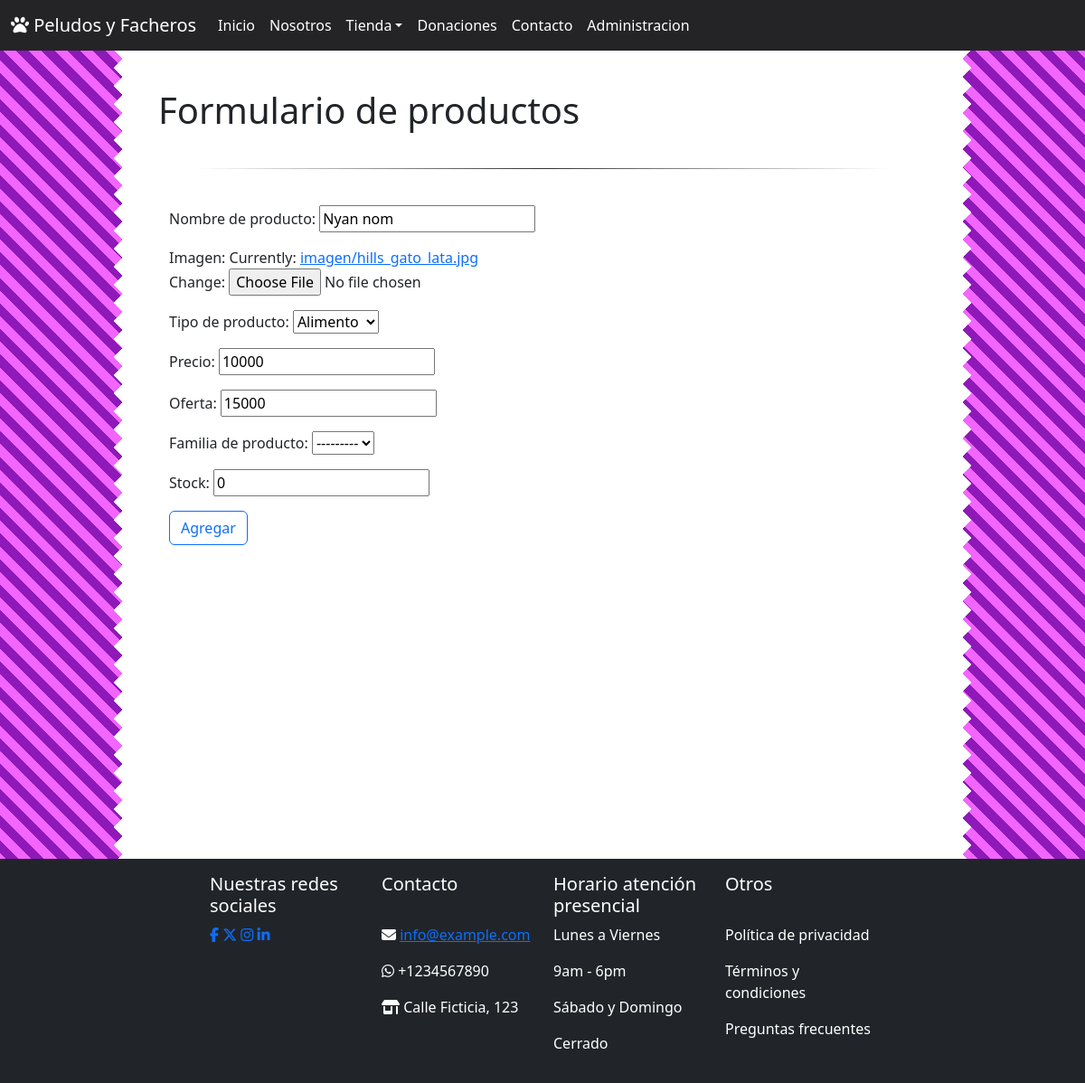
/productosedit/1, run on an earlier commit of the app's database.
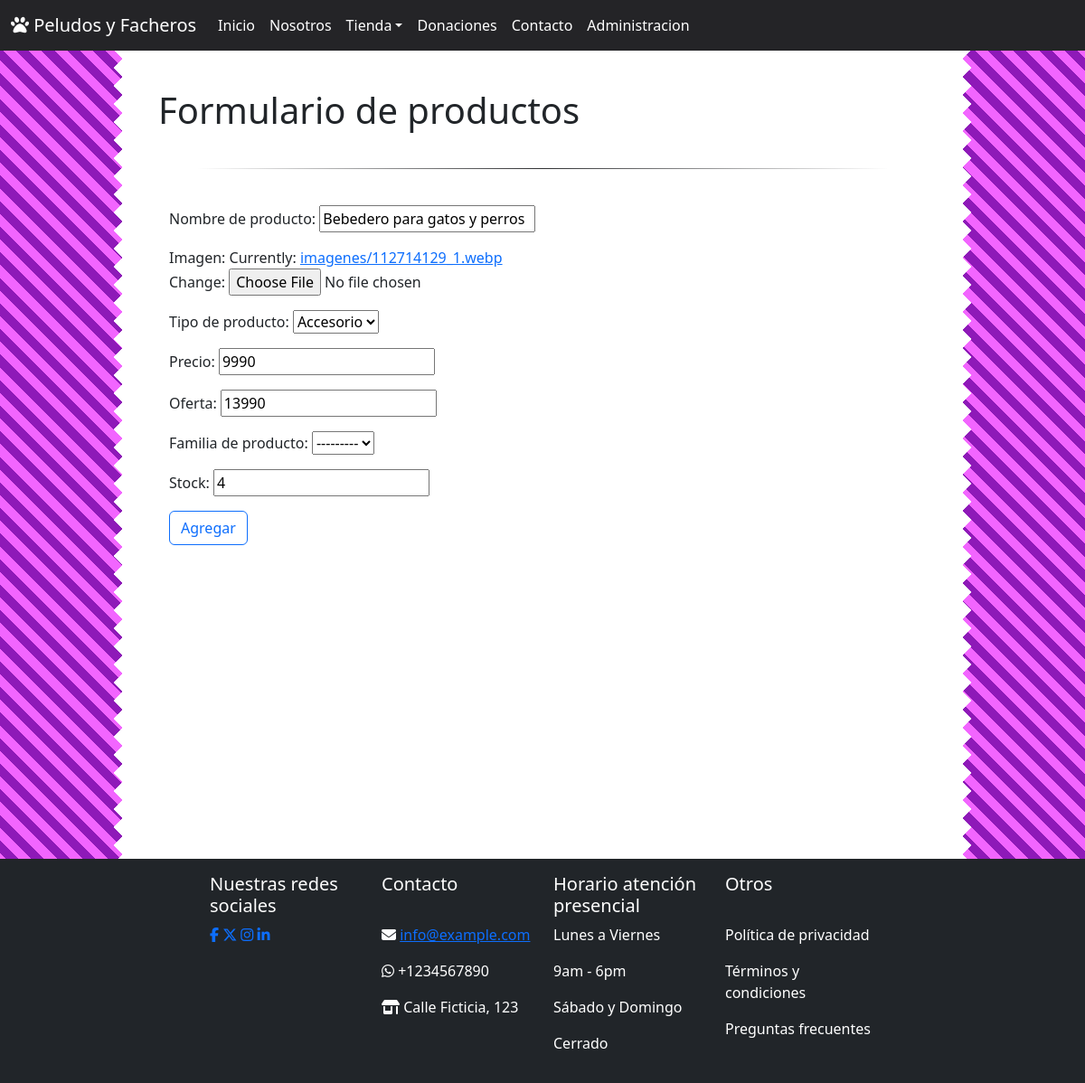
And on a later commit of the database.
### tienda/models.py (models this page shows, shortened)
class Producto(models.Model):
    id              = models.AutoField(db_column='idProducto', primary_key=True) # Id unico del articulo
    nombre          = models.CharField(max_length=200) # Nombre que se muestra
    imagen          = models.ImageField(upload_to='imagenes/')
    tipo            = models.ForeignKey('TipoProducto',on_delete=models.CASCADE, db_column='idTipo') # Tipo de producto (Alimento, Ropa, Accesorios)
    precio          = models.IntegerField() # Cual es el precio actual del producto
    oferta          = models.IntegerField(blank=True, null=True) # Cuanto valia el producto ANTES DE LA OFERTA. Null si no hay ofertas
    idVariacion     = models.ForeignKey('VariacionProducto',on_delete=models.SET_NULL , db_column='idVariacion',blank=True, null=True) # Si el producto tiene varias opciones
    stock           = models.IntegerField()

class TipoProducto(models.Model):
    id              = models.AutoField(db_column='idTipo', primary_key=True)
    nombre          = models.CharField(max_length=200)
    def __str__(self):
        return str(self.nombre)

### tienda/views.py (the view)
# urls.py: path('productosedit/<str:pk>', views.productosedit, name='productosedit'),
def productosedit(request,pk):
    try:
        producto = Producto.objects.get(id=pk)
        context = {}
        if producto:
            if request.method == "POST":
                form = ProductoForm(request.POST,instance=producto)
                form.save
                mensaje = "Producto actualizado"
                context = {'producto':producto, 'form':form, 'mensaje':mensaje}
                return render(request, 'tienda/productosForm.html',context)
            else:
                form = ProductoForm(instance=producto)
                mensaje = ""
                context = {'producto':producto, 'form':form, 'mensaje':mensaje}
                return render(request, 'tienda/productosForm.html',context)
    except:
        productos = Producto.objects.all()
        context = {"productos" : productos}
        return render(request,'tienda/mantenedorproductos.html', context)

### tienda/forms.py
class ProductoForm(ModelForm):
    class Meta:
        model = Producto
        fields = [
            "id",
            "nombre",
            "imagen",
            "tipo",
            "precio",
            "oferta",
            "idVariacion",
            "stock"
        ]
        labels = {
            "nombre" : "Nombre de producto",
            "tipo" : "Tipo de producto",
            "idVariacion" : "Familia de producto"
        }
        exclude = ["id"]

### tienda/templates/tienda/productosForm.html (shortened to what this page needs)
<!DOCTYPE html>
<html lang="en">
  {% load static %}
  {% include 'components/common/head.html' %}
  <body>
    <div>{% include 'components/common/navbar.html' %}</div>
    <main class="flex-shrink-0" id="contenido_container">
      <div class="container" style="width: 100%">
        <div class="row">
          <div class="col col-izq"></div>
          <div class="col-10 contenido-pagina">
            <h1 class="mt-5">Formulario de productos</h1>
            <div class="divider div-transparent"></div>
            <div class="container">
                <div class="input-group">
                <form method="post">
                    {{ form.as_p }}
                    <button type="submit" class="btn btn-outline-primary">Agregar</button>
                </form>
              </div>
            </div>
          </div>
          <div class="col col-der"></div>
        </div>
      </div>
    </main>
    <div>{% include 'components/common/footer.html' %}</div>
  </body>
</html>

What changed in the data, as far as the page shows it:
changed Producto: nombre "Nyan nom" → "Bebedero para gatos y perros"; precio "10000" → "9990"; oferta "15000" → "13990"; stock "0" → "4"
Also different on the page:
form field tipo: "Alimento" → "Accesorio"
text no longer shown: "Nombre de producto: Imagen: Currently: imagen/hills_gato_lata.jpg Change: Tipo de producto: Precio: Oferta: Familia de producto: Stock:"
text now shown: "Nombre de producto: Imagen: Currently: imagenes/112714129_1.webp Change: Tipo de producto: Precio: Oferta: Familia de producto: Stock:"
